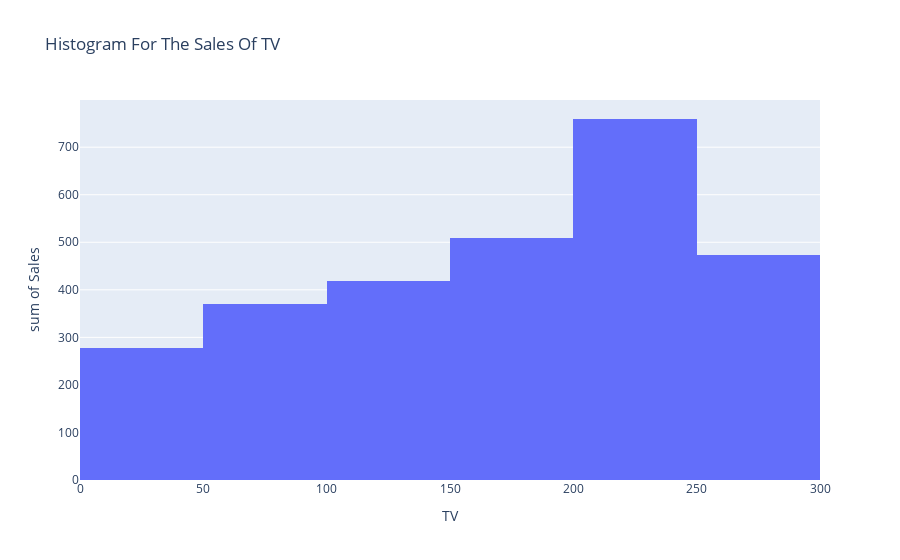

The code cell stored with this chart in its notebook:
### Code cell
px.histogram(df, x='TV', y='Sales', title='Histogram For The Sales Of TV')

### Figure 1 — Plotly figure (JSON) as saved in the notebook; plotly's stock layout.template omitted (floating-point values rounded to 4 significant figures; data arrays with more than 128 entries replaced by an {"elided": "..."} marker saying what was removed)
{"data": [{"alignmentgroup": "True", "bingroup": "x", "histfunc": "sum", "hovertemplate": "TV=%{x}<br>sum of Sales=%{y}<extra></extra>", "legendgroup": "", "marker": {"color": "#636efa", "pattern": {"shape": ""}}, "name": "", "offsetgroup": "", "orientation": "v", "showlegend": false, "type": "histogram", "x": {"elided": "200 float values"}, "xaxis": "x", "y": {"elided": "200 float values"}, "yaxis": "y"}], "layout": {"barmode": "relative", "legend": {"tracegroupgap": 0}, "title": {"text": "Histogram For The Sales Of TV"}, "xaxis": {"anchor": "y", "domain": [0, 1], "title": {"text": "TV"}}, "yaxis": {"anchor": "x", "domain": [0, 1], "title": {"text": "sum of Sales"}}}}
